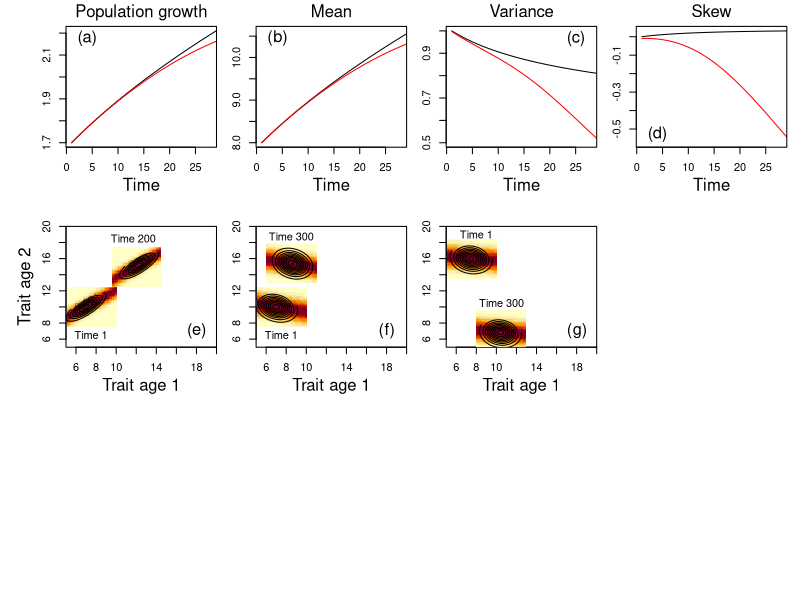

Write R code to recreate this figure.
# This file draws Figure 1 in Coulson et al. Modeling Adaptive and Non-adaptive Responses of Populations to Environmental Change
# clear memory and shut any graphics windows
# The code is not elegant. It is functional.  Could wrap the repeated graphics call into a function quite easily but life is sometimes too short.
rm(list=ls())
graphics.off()
# load appropriate libraries
library(mvtnorm)
library(Matrix)

# define a linear fitness function
w <- function(z,a,b) (a+b*z)

# a function to calculate moments of a distribution within an IPM. x is the density 
# and z is the mid point trait values.
moments.fun <- function(x,z){
  mu <- sum(z*x)/sum(x)
  va <- sum(z*z*x)/sum(x)-mu^2
  sk <- (sum(z*z*z*x)/sum(x)-3*mu*va-mu^3)/(sqrt(va)^3)
  m4 <- sum(z*z*z*z*x)/sum(x)
  m3 <- sum(z*z*z*x)/sum(x)
  m2 <- sum(z*z*x)/sum(x)
  ku <- (m4-4*mu*m3+6*(mu^2)*m2-3*(mu^4))/(va^2)-3
  res <- c(mu,va,sk,ku,m2,m3,m4)
  names(res) <- c('Mean','Variance','Skew','Kurtosis','Moment 2','Moment 3','Moment 4')
  return(res)
}

#covariance function - x and y are values of the trait and n is the density of each combination
covar <- function(x,y,n) sum(x*y*n)/sum(n)-((sum(x*n)/sum(n))*(sum(y*n)/sum(n)))

# inheritance funciton - calculates the probability of transition from z to zz (X to X' in paper)
H.fun <- function(z, zz, mu.a, mu.b, sigma.a) {
  mu.z <- mu.a+mu.b*z
  sigma.z2 <- sigma.a
  sigma.z <- sqrt(sigma.z2)
  temp1 <- sqrt(2*pi)*sigma.z
  temp2 <- ((zz-mu.z)^2)/(2*sigma.z2)
  return(exp(-temp2)/temp1)
}
# fitness functions
surv.fun <- function(z1,int,slp) 1/(1+exp(-(int+slp*z1)))
repr.fun <- function(z1,int,slp) exp(int+slp*z1)

# number of bins -- how many bins to discretise the matrix approximation of the IPM into
n <- 500

# number of iterations -- how long to run the simulation for
n.gens <- 30

# midpoints -- these are the values of the character
z <- seq(0,30,length.out=n)

# results vector -- where to store the densities of the distributions
res.p <- array(NA,c(n,n.gens))

# starting condition -- start with a normal distribution scaled to sum to unity
res.p[,1] <- dnorm(z,8,1)
res.p[,1] <- res.p[,1]/sum(res.p[,1])

# calculate fitness of each value of the character, z
fit <- w(z,0.1,0.2)

# iterate forward the population
for (i in 2:n.gens){
  res.p[,i] <- fit*res.p[,i-1]
}

# calculate the population growth rate R0 -- first calculate population sizes, then growth rate
Ns <- apply(res.p,2,sum)
R0 <- Ns[-1]/Ns[-length(Ns)]

# calculaate moments of the distribution at each generation
mom.res.sel <- array(NA,c(n.gens,4))
for (i in 1:n.gens) mom.res.sel[i,] <- moments.fun(res.p[,i],z)[1:4]


# we now repeat the process imposing a genetic constraint
# define an array in which to store results
res.p.c <- array(NA,c(n,n.gens))

# starting condition -- no values of z greater than 11.5
res.p.c[,1] <- dnorm(z,8,1)
res.p.c[,1] <- ifelse(z>11.5,0,res.p.c[,1])
res.p.c[,1] <- res.p.c[,1]/sum(res.p.c[,1])

# iteracte forward the popuulation as above
for (i in 2:n.gens){
  res.p.c[,i] <- fit*res.p.c[,i-1]
}

# now calculate the population size, population growth rate and moments of the distribution
Ns.c <- apply(res.p.c,2,sum)
R0.c <- Ns.c[-1]/Ns.c[-length(Ns.c)]

mom.res.sel.c  <- array(NA,c(n.gens,4))
for (i in 1:n.gens) mom.res.sel.c[i,] <- moments.fun(res.p.c[,i],z)[1:4]

# define a place to store the graphics
quartz() #png('~/dropbox/Inheritance paper/Paper 1 in series/Figure3.png')

# This first block of code compares dynamics for models with and without a genetic constraint
par(mfrow=c(3,4),mar=c(4,2,2,1),oma=c(0,3,0,0))

plot(1:(n.gens-1),R0,xlab='',ylab='',type='l',xlim=c(1,n.gens-2),axes=FALSE)
lines(1:(n.gens-1),R0.c,col='red')
box()
axis(2,labels=TRUE)
axis(1,labels=TRUE)
mtext(side=1,line=2.5,'Time')
mtext(side=3,line=0.5,'Population growth')
text(4,2.175,'(a)',cex=1.5)

plot(1:n.gens,mom.res.sel[,1],xlab='',ylab='',type='l',xlim=c(1,n.gens-2),axes=FALSE)
lines(1:n.gens,mom.res.sel.c[,1],col='red')
box()
axis(2,labels=TRUE)
mtext(side=3,line=0.5,'Mean')
axis(1,labels=TRUE)
mtext(side=1,line=2.5,'Time')
text(4,10.45,'(b)',cex=1.5)

temp <- range(c(mom.res.sel[,2],mom.res.sel.c[,2]))
plot(1:n.gens,mom.res.sel[,2],xlab='',ylab='',type='l',xlim=c(1,n.gens-2),ylim=c(temp[1],temp[2]),axes=FALSE)
lines(1:n.gens,mom.res.sel.c[,2],col='red')
box()
axis(2,labels=TRUE)
mtext(side=3,line=0.5,'Variance')
text(25,0.965,'(c)',cex=1.5)
axis(1,labels=TRUE)
mtext(side=1,line=2.5,'Time')

temp <- range(c(mom.res.sel[,3],mom.res.sel.c[,3]))
plot(1:n.gens,mom.res.sel[,3],xlab='',ylab='',type='l',xlim=c(1,n.gens-2),ylim=c(temp[1],temp[2]),axes=FALSE)
lines(1:n.gens,mom.res.sel.c[,3],col='red')
box()
axis(2,labels=TRUE)
mtext(side=3,line=0.5,'Skew')
text(4,-0.53,'(d)',cex=1.5)
axis(1,labels=TRUE)
mtext(side=1,line=2.5,'Time')

# We now run a model for a bivariate character distribution
# set up global parameters and choose initial values
n <- 100 # number of classes in the matrix
z <- seq(4,20,length.out=n) # values of breeding value distribution of bivariate distribution
x <- z
z2 <- rep(z,each=n); z1 <- rep(z,times=n); z <- cbind(z1,z2); rm(z1,z2)
n.gens <- 300 # number of generations for the simulation

# define arrays into which to place results
age.1 <- age.2 <- array(NA,c(n*n,n.gens))
# start with the initial distributions
mu.a1 <- c(7,10)
sigma.a1 <- matrix(c(1,0.7,0.7,0.8),2,2)
# distribution of breeding values, environmental component and phenotype at time 1
age.2[,1] <- age.1[,1] <- dmvnorm(z,mean=mu.a1,sigma=sigma.a1)

# scale to sum to unity
age.1[,1] <- age.1[,1]/sum(age.1[,1]); age.2[,1] <- age.2[,1]/sum(age.2[,1])

# now iterate the bivariate distribution forwards in time.
for (i in 1:(n.gens-1)){
  # selection operates on the trait at age 1
  age.2[,i+1] <- surv.fun(z[,1],0.1,0.06)*age.1[,i]
  # recruitment of age 2 individuals to construct age 1 individuals
  age.1[,i+1] <- repr.fun(z[,2],0.01,0.05)*age.2[,i]
}

# calculate covariances and moments of each distribution 
num <- covar(z[,1],z[,2],age.2[,1])
z1 <- tapply(age.2[,1],z[,1],sum)
z2 <- tapply(age.2[,1],z[,2],sum)
moms.1 <- moments.fun(z1,x)
moms.2 <- moments.fun(z2,x)
slp <- num/moms.1[2]
int <- moms.2[1]-moms.1[1]*slp
int.v <- moms.1[2]*(1-slp^2)
# now use these values to construct the phenomenological development function from age a to age a+1 
mat <- t(outer(x,x,H.fun,int,slp,int.v))
mat <- mat/matrix(apply(mat,2,sum),nrow=n,ncol=n,byrow=TRUE)

# now plot the distributions overlaid with the phenomenological maps figure (e).
x.v <- which(x>5 & x<10)
y.v <- which(x>7.5 & x<12.5)
mat <- t(mat)
image(x[x.v],x[y.v],mat[x.v,y.v],xlim=c(5,20),ylim=c(5,20),xlab='',ylab='',axes=FALSE)
box()
axis(2,labels=TRUE)
mtext(side=2,line=2.5,'Trait age 2')
axis(1,labels=TRUE)
mtext(side=1,line=2.5,'Trait age 1')
text(18,7,'(e)',cex=1.5)

num <- covar(z[,1],z[,2],age.2[,200])
z1 <- tapply(age.2[,200],z[,1],sum)
z2 <- tapply(age.2[,200],z[,2],sum)
moms.1 <- moments.fun(z1,x)
moms.2 <- moments.fun(z2,x)
slp <- num/moms.1[2]
int <- moms.2[1]-moms.1[1]*slp
int.v <- moms.1[2]*(1-slp^2)
mat <- t(outer(x,x,H.fun,int,slp,int.v))
mat <- mat/matrix(apply(mat,2,sum),nrow=n,ncol=n,byrow=TRUE)
x.v <- which(x>9.5 & x<14.5)
y.v <- which(x>12.5 & x<17.5)
mat.p <- t(mat)
par(new=TRUE)
image(x[x.v],x[y.v],mat.p[x.v,y.v],xlim=c(5,20),ylim=c(5,20),xlab='',ylab='',axes=FALSE)

par(new=TRUE)
temp <- matrix(age.1[,1]/sum(age.1[,1]),nrow=n,ncol=n)+matrix(age.1[,200]/sum(age.1[,200]),nrow=n,ncol=n)
contour(x,x,temp,xlim=c(5,20),ylim=c(5,20),xaxs='i',yaxs='i',axes=FALSE)
text(7.5,6.5,'Time 1')
text(11.7,18.5,'Time 200')


# Repeat whole exercise for a different initial covariance - figure (f)
# start with the initial distributions
mu.a1 <- c(7,10)
sigma.a1 <- matrix(c(1,-0.2,-0.2,0.8),2,2)
# distribution of breeding values, environmental component and phenotype at time 1
age.2[,1] <- age.1[,1] <- dmvnorm(z,mean=mu.a1,sigma=sigma.a1)

# scale to sum to unity
age.1[,1] <- age.1[,1]/sum(age.1[,1]); age.2[,1] <- age.2[,1]/sum(age.2[,1])

for (i in 1:(n.gens-1)){
  # selection operates on the trait at age 1
  age.2[,i+1] <- surv.fun(z[,1],0.1,0.06)*age.1[,i]
  age.1[,i+1] <- repr.fun(z[,2],0.01,0.05)*age.2[,i]
}

num <- covar(z[,1],z[,2],age.2[,1])
z1 <- tapply(age.2[,1],z[,1],sum)
z2 <- tapply(age.2[,1],z[,2],sum)
moms.1 <- moments.fun(z1,x)
moms.2 <- moments.fun(z2,x)
slp <- num/moms.1[2]
int <- moms.2[1]-moms.1[1]*slp
int.v <- moms.1[2]*(1-slp^2)
mat <- t(outer(x,x,H.fun,int,slp,int.v))
mat <- mat/matrix(apply(mat,2,sum),nrow=n,ncol=n,byrow=TRUE)

x.v <- which(x>5 & x<10)
y.v <- which(x>7.5 & x<12.5)
mat <- t(mat)
image(x[x.v],x[y.v],mat[x.v,y.v],xlim=c(5,20),ylim=c(5,20),xlab='',ylab='',axes=FALSE)
text(18,7,'(f)',cex=1.5)
mtext(side=1,line=2.5,'Trait age 1')
axis(1,labels=TRUE)
axis(2,labels=TRUE)

num <- covar(z[,1],z[,2],age.2[,300])
z1 <- tapply(age.2[,300],z[,1],sum)
z2 <- tapply(age.2[,300],z[,2],sum)
moms.1 <- moments.fun(z1,x)
moms.2 <- moments.fun(z2,x)
slp <- num/moms.1[2]
int <- moms.2[1]-moms.1[1]*slp
int.v <- moms.1[2]*(1-slp^2)
mat <- t(outer(x,x,H.fun,int,slp,int.v))
mat <- mat/matrix(apply(mat,2,sum),nrow=n,ncol=n,byrow=TRUE)
x.v <- which(x>6 & x<11)
y.v <- which(x>13 & x<18)
mat.p <- t(mat)
par(new=TRUE)
image(x[x.v],x[y.v],mat.p[x.v,y.v],xlim=c(5,20),ylim=c(5,20),xlab='',ylab='',axes=FALSE)

par(new=TRUE)
temp <- matrix(age.1[,1]/sum(age.1[,1]),nrow=n,ncol=n)+matrix(age.1[,n.gens]/sum(age.1[,n.gens]),nrow=n,ncol=n)
contour(x,x,temp,xlim=c(5,20),ylim=c(5,20),xaxs='i',yaxs='i',axes=FALSE)
text(7.5,6.5,'Time 1')
text(8.5,18.75,'Time 300')
box()




# repeat exercise for a different set of values. Figure (g)
# start with the initial distributions
mu.a1 <- c(7.5,16)
sigma.a1 <- matrix(c(1,-0.1,-0.1,0.8),2,2)
# distribution of breeding values, environmental component and phenotype at time 1
age.2[,1] <- age.1[,1] <- dmvnorm(z,mean=mu.a1,sigma=sigma.a1)

# scale to sum to unity
age.1[,1] <- age.1[,1]/sum(age.1[,1]); age.2[,1] <- age.2[,1]/sum(age.2[,1])

for (i in 1:(n.gens-1)){
  # selection operates on the trait at age 1
  age.2[,i+1] <- surv.fun(z[,1],0.1,0.03)*age.1[,i]
  age.1[,i+1] <- repr.fun(z[,2],0.01,-0.075)*age.2[,i]
}

num <- covar(z[,1],z[,2],age.2[,1])
z1 <- tapply(age.2[,1],z[,1],sum)
z2 <- tapply(age.2[,1],z[,2],sum)
moms.1 <- moments.fun(z1,x)
moms.2 <- moments.fun(z2,x)
slp <- num/moms.1[2]
int <- moms.2[1]-moms.1[1]*slp
int.v <- moms.1[2]*(1-slp^2)
mat <- t(outer(x,x,H.fun,int,slp,int.v))
mat <- mat/matrix(apply(mat,2,sum),nrow=n,ncol=n,byrow=TRUE)

x.v <- which(x>5 & x<10)
y.v <- which(x>13.5 & x<18.5)
mat <- t(mat)
image(x[x.v],x[y.v],mat[x.v,y.v],xlim=c(5,20),ylim=c(5,20),xlab='',ylab='')
text(18,7,'(g)',cex=1.5)
num <- covar(z[,1],z[,2],age.2[,300])
z1 <- tapply(age.2[,300],z[,1],sum)
z2 <- tapply(age.2[,300],z[,2],sum)
moms.1 <- moments.fun(z1,x)
moms.2 <- moments.fun(z2,x)
slp <- num/moms.1[2]
int <- moms.2[1]-moms.1[1]*slp
int.v <- moms.1[2]*(1-slp^2)
mat <- t(outer(x,x,H.fun,int,slp,int.v))
mat <- mat/matrix(apply(mat,2,sum),nrow=n,ncol=n,byrow=TRUE)
x.v <- which(x>8 & x<13)
y.v <- which(x>4.5 & x<9.5)
mat.p <- t(mat)
par(new=TRUE)
image(x[x.v],x[y.v],mat.p[x.v,y.v],xlim=c(5,20),ylim=c(5,20),xlab='',ylab='',axes=FALSE)

par(new=TRUE)
temp <- matrix(age.1[,1]/sum(age.1[,1]),nrow=n,ncol=n)+matrix(age.1[,n.gens]/sum(age.1[,n.gens]),nrow=n,ncol=n)
contour(x,x,temp,xlim=c(5,20),ylim=c(5,20),xaxs='i',yaxs='i',axes=FALSE)
text(8,19,'Time 1')
text(10.5,10.5,'Time 300')
mtext(side=1,line=2.5,'Trait age 1')


